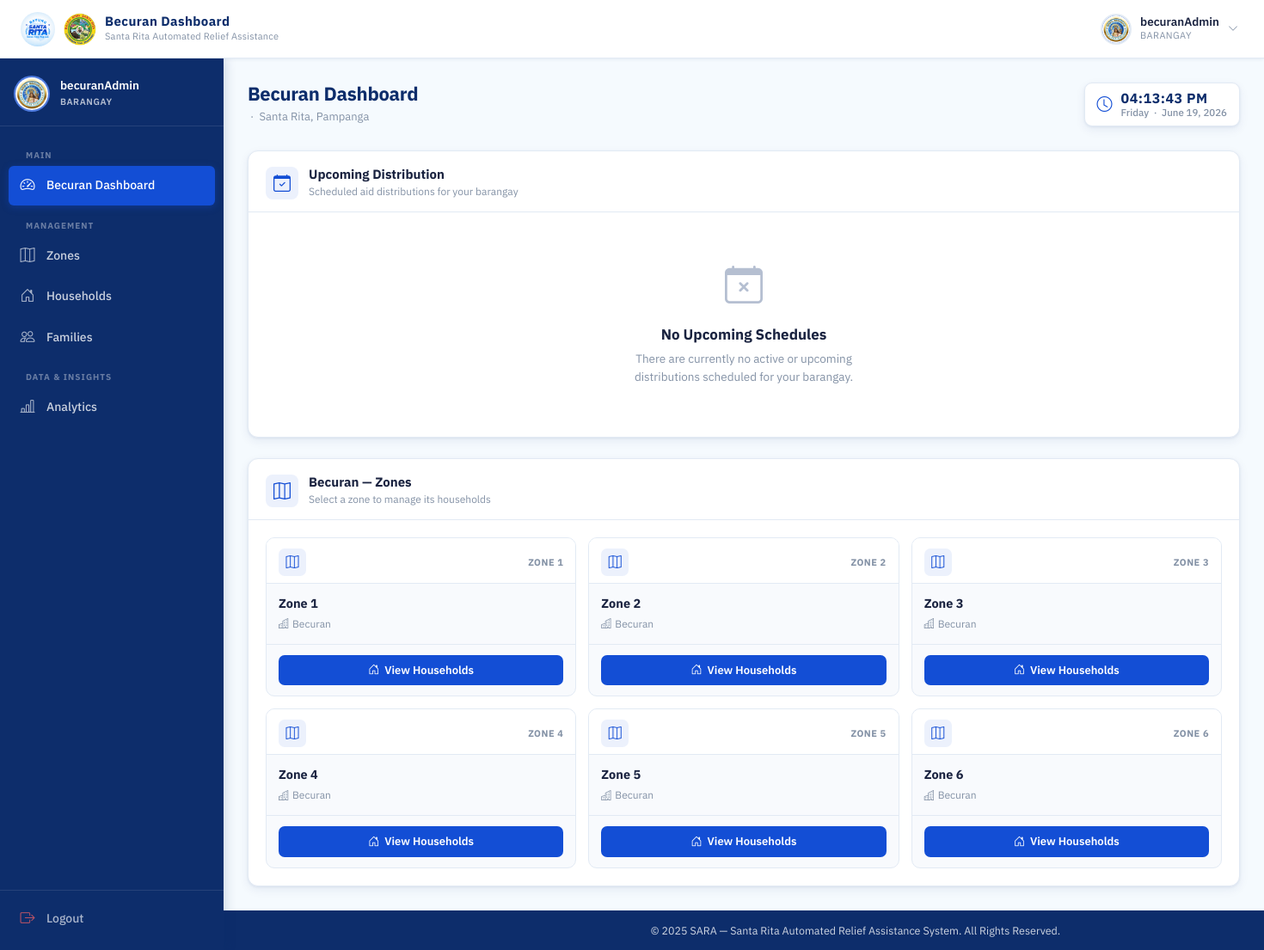
The app's page /barangay/dashboard/ (signed in) with its own data.
### accounts/models.py (models this page shows, shortened)
class Barangay(models.Model):
    name = models.CharField(max_length=100, unique=True)
    def __str__(self):
        return self.name

class User(AbstractUser):
    ROLE_CHOICES = (
        ('MSWDO', 'MSWDO Admin'),
        ('MSWDO_STAFF', 'MSWDO Staff'),
        ('BARANGAY', 'Barangay Admin'),
    )
    email = models.EmailField(unique=True)
    role = models.CharField(max_length=20, choices=ROLE_CHOICES)
    barangay = models.ForeignKey(
        'Barangay', on_delete=models.SET_NULL, blank=True, null=True, related_name='users'
    )
    is_active = models.BooleanField(default=True)
    middle_name = models.CharField(max_length=150, blank=True)
    suffix = models.CharField(max_length=10, blank=True, null=True)
    position = models.CharField(max_length=100, blank=True)
    SEX_CHOICES = (
        ('M', 'Male'),
        ('F', 'Female'),
    )
    sex = models.CharField(max_length=1, choices=SEX_CHOICES, blank=True)
    birthdate = models.DateField(blank=True, null=True)
    contact_number = models.CharField(
        max_length=13,
        blank=True,
        validators=[
            RegexValidator(
                regex=r'^(09|\+639)\d{9}$',
                message="Phone number must be entered in the format: '09XXXXXXXXX' or '+639XXXXXXXXX'."
            )
        ]
    )
    profile_image = models.ImageField(upload_to=user_profile_image_path, blank=True, null=True)

### households/models.py (models this page shows, shortened)
class Zone(models.Model):
    barangay = models.ForeignKey(Barangay, on_delete=models.CASCADE, related_name='zones')
    name = models.CharField(max_length=50)

### core/views.py (the view)
# urls.py: path('barangay/dashboard/', views.barangay_dashboard, name='barangay_dashboard'),
@login_required(login_url='login')
@session_protected
def barangay_dashboard(request):
    if request.user.role != 'BARANGAY':
        return HttpResponseForbidden("Access Denied")
    barangay_obj = request.user.barangay  # ForeignKey object or name — adjust below
    zones = Zone.objects.filter(barangay=barangay_obj)
    now = timezone.localtime(timezone.now())
    AidSchedule.objects.filter(end_datetime__lt=now, is_active=True).update(is_active=False)
    active_schedules = AidSchedule.objects.filter(
        schedule_datetime__lte=now,
        end_datetime__gte=now,
        is_active=True
    ).filter(
        Q(barangay=barangay_obj) | Q(barangay__isnull=True)
    )
    upcoming_schedules = AidSchedule.objects.filter(
        schedule_datetime__gt=now,
        is_active=True
    ).filter(
        Q(barangay=barangay_obj) | Q(barangay__isnull=True)
    )
    return render(request, 'core/barangay_dashboard.html', {
        'barangay': barangay_obj,
        'zones': zones,
        'active_schedules': active_schedules,
        'upcoming_schedules': upcoming_schedules,
    })

### accounts/context_processors.py (called while the page is built)
def auth_required(request):
    return {
        'requires_auth': request.user.is_authenticated
    }

### core/templates/core/barangay_dashboard.html (shortened to what this page needs)
{% extends 'base.html' %}
{% load static %}
{% block navbar_title %}{{ barangay }} Dashboard{% endblock %}
{% block css %}
<link rel="stylesheet" href="{% static 'css/mswdo_dashboard.css' %}">
<link rel="stylesheet" href="{% static 'css/barangay_accounts.css' %}">
<link rel="stylesheet" href="{% static 'css/barangay_list.css' %}">
<link rel="stylesheet" href="{% static 'css/households.css' %}">
{% endblock %}
{% block content %}
<div class="dash-page-header">
  <div>
    <h1 class="dash-page-title">{{ barangay }} Dashboard</h1>
    <p class="dash-page-sub">
      &nbsp;·&nbsp; Santa Rita, Pampanga
    </p>
  </div>
  <div class="dash-header-actions">
    <div class="dash-clock">
      <i class="bi bi-clock dash-clock__icon"></i>
      <div class="dash-clock__body">
        <span class="dash-clock__time" id="dashTime"></span>
        <span class="dash-clock__date">
          <span id="dashDay"></span>
          &nbsp;&middot;&nbsp;
          <span id="dashDate"></span>
        </span>
      </div>
    </div>
  </div>
</div>
<div class="dash-panel mb-4">
  <div class="dash-panel__header">
    <div class="dash-panel__header-left">
      <i class="bi bi-calendar-check dash-panel__icon"></i>
      <div>
        <h2 class="dash-panel__title">Upcoming Distribution</h2>
        <p class="dash-panel__sub">Scheduled aid distributions for your barangay</p>
      </div>
    </div>
  </div>
  <div class="dash-panel__body">
    <div id="schedules-empty" style="display: none;">
      <div class="brgy-empty" style="padding: 32px 0 20px;">
        <i class="bi bi-calendar-x"></i>
        <h3>No Upcoming Schedules</h3>
        <p>There are currently no active or upcoming distributions scheduled for your barangay.</p>
      </div>
    </div>
  </div>
</div>
<div class="dash-panel">
  <div class="dash-panel__header">
    <div class="dash-panel__header-left">
      <i class="bi bi-map dash-panel__icon"></i>
      <div>
        <h2 class="dash-panel__title">{{ barangay }} — Zones</h2>
        <p class="dash-panel__sub">Select a zone to manage its households</p>
      </div>
    </div>
  </div>
  <div class="dash-panel__body">
    {% if zones %}
    <div class="zone-grid">
      {% for zone in zones %}
      <div class="zone-card">
        <div class="zone-card__header">
          <div class="zone-card__icon-wrap"><i class="bi bi-map"></i></div>
          <span class="zone-card__number">Zone {{ forloop.counter }}</span>
        </div>
        <div class="zone-card__body">
          <h3 class="zone-card__name">{{ zone.name }}</h3>
          <p class="zone-card__barangay"><i class="bi bi-buildings me-1"></i>{{ barangay }}</p>
        </div>
        <div class="zone-card__footer">
          <a href="{% url 'zone_detail' zone.id %}" class="btn-dash-primary zone-card__btn">
            <i class="bi bi-house-door"></i> View Households
          </a>
        </div>
      </div>
      {% endfor %}
    </div>
    {% else %}
    <div class="brgy-empty" style="padding: 32px 0 20px;">
      <i class="bi bi-map"></i>
      <h3>No Zones Found</h3>
      <p>No zones have been set up for {{ barangay }} yet.</p>
    </div>
    {% endif %}
  </div>
</div>
{% endblock %}

### templates/base.html (shortened to what this page needs)
{% load static %}
<!DOCTYPE html>
<html lang="en">
<head>
  <link href="https://cdn.jsdelivr.net/npm/bootstrap@5.3.2/dist/css/bootstrap.min.css" rel="stylesheet">
  <link href="https://cdn.jsdelivr.net/npm/bootstrap-icons@1.11.3/font/bootstrap-icons.min.css" rel="stylesheet">
  <link rel="stylesheet" href="{% static 'css/base.css' %}">
  {% block css %}{% endblock %}
</head>
<body>
<div class="page-wrapper">
  <nav class="topbar" id="topbar">
    <div class="topbar-left">
      <a class="topbar-brand" href="#">
        <img src="{% static 'images/logo.jpg' %}" alt="SARA Logo" class="topbar-logo">
        <img src="{% static 'images/SRP.png' %}" alt="SRP Logo" class="topbar-logo topbar-logo--srp">
        <div class="topbar-title-group">
          <span class="topbar-title">{% block navbar_title %}SARA SYSTEM{% endblock %}</span>
          <span class="topbar-subtitle">Santa Rita Automated Relief Assistance</span>
        </div>
      </a>
    </div>
    {% if user.is_authenticated %}
    <div class="topbar-right">
      <div class="topbar-user" id="userDropdownToggle">
        <div class="topbar-avatar">
          {% if user.profile_image %}
            <img src="{{ user.profile_image.url }}" alt="{{ user.get_full_name }}">
          {% else %}
            <span class="avatar-initials">
              {{ user.first_name|first|upper }}{{ user.last_name|first|upper }}
            </span>
          {% endif %}
        </div>
        <div class="topbar-user-info">
          <span class="topbar-username">{{ user.get_full_name|default:user.username }}</span>
          <span class="topbar-role">{{ user.role|default:"User" }}</span>
        </div>
        <i class="bi bi-chevron-down topbar-chevron" id="userChevron"></i>
      </div>
    </div>
    {% endif %}
  </nav>
  {% if user.is_authenticated %}
  <aside class="sidebar" id="sidebar">
    <div class="sidebar-header">
      <div class="sidebar-user-card">
        <div class="sidebar-avatar">
          {% if user.profile_image %}
            <img src="{{ user.profile_image.url }}" alt="{{ user.get_full_name }}">
          {% else %}
            <span class="avatar-initials avatar-initials--lg">
              {{ user.first_name|first|upper }}{{ user.last_name|first|upper }}
            </span>
          {% endif %}
        </div>
        <div class="sidebar-user-info">
          <span class="sidebar-username">{{ user.get_full_name|default:user.username }}</span>
          <span class="sidebar-role-badge">{{ user.role|default:"User" }}</span>
        </div>
      </div>
    </div>
    <nav class="sidebar-body">
      <ul class="sidebar-nav">
        {% if user.role == 'BARANGAY' %}
        <li class="sidebar-section-label">Main</li>
        <li class="sidebar-item">
          <a href="{% url 'barangay_dashboard' %}" class="sidebar-link {% if request.resolver_match.url_name == 'barangay_dashboard' %}active{% endif %}">
            <i class="bi bi-speedometer2"></i>
            <span>{{ user.barangay }} Dashboard</span>
          </a>
        </li>
        <li class="sidebar-section-label">Management</li>
        <li class="sidebar-item">
          <a href="#" class="sidebar-link">
            <i class="bi bi-map"></i>
            <span>Zones</span>
          </a>
        </li>
        <li class="sidebar-item">
          <a href="#" class="sidebar-link">
            <i class="bi bi-house-door"></i>
            <span>Households</span>
          </a>
        </li>
        <li class="sidebar-item">
          <a href="#" class="sidebar-link">
            <i class="bi bi-people"></i>
            <span>Families</span>
          </a>
        </li>
        <li class="sidebar-section-label">Data & Insights</li>
        <li class="sidebar-item">
          <a href="{% url 'barangay_analytics' %}" class="sidebar-link {% if request.resolver_match.url_name == 'barangay_analytics' %}active{% endif %}">
            <i class="bi bi-bar-chart-line"></i>
            <span>Analytics</span>
          </a>
        </li>
        {% endif %}
      </ul>
    </nav>
    <div class="sidebar-footer">
      <a href="{% url 'logout' %}" class="sidebar-link sidebar-logout">
        <i class="bi bi-box-arrow-right"></i>
        <span>Logout</span>
      </a>
    </div>
  </aside>
  {% endif %}
  <main class="{% if user.is_authenticated %}main-content{% endif %}">
    {% block content %}{% endblock %}
  </main>
  <footer class="{% if user.is_authenticated %}footer footer--dashboard{% else %}footer{% endif %}">
    <div class="footer-content">
      <p>&copy; 2025 SARA &mdash; Santa Rita Automated Relief Assistance System. All Rights Reserved.</p>
    </div>
  </footer>
</div>
</body>
</html>

### static/css/mswdo_dashboard.css (style rules this page uses)
:root { --card-radius: 12px; --panel-radius: 12px; --shadow-card: 0 1px 3px rgba(13, 45, 107, 0.07), 0 4px 12px rgba(13, 45, 107, 0.07); --shadow-hover: 0 4px 18px rgba(13, 45, 107, 0.14); --teal: #0d7377; --teal-light: #e6f4f4; --amber: #b45309; --amber-light: #fef3c7; --green: #166534; --green-light: #dcfce7; --indigo: #3730a3; --indigo-light: #ede9fe; }
.dash-page-header { display: flex; align-items: flex-start; justify-content: space-between; gap: 16px; margin-bottom: 28px; flex-wrap: wrap; }
.dash-page-title { font-size: 22px; font-weight: 700; color: var(--primary); margin: 0 0 4px; letter-spacing: -0.3px; }
.dash-page-sub { font-size: 13px; color: var(--text-muted); margin: 0; }
.dash-header-actions { display: flex; gap: 10px; align-items: center; flex-shrink: 0; }
.btn-dash-primary { display: inline-flex; align-items: center; gap: 6px; background-color: var(--secondary); color: #fff; border: none; border-radius: 7px; padding: 9px 18px; font-size: 13.5px; font-weight: 600; cursor: pointer; transition: background var(--transition), box-shadow var(--transition); font-family: var(--font); text-decoration: none; }
.dash-panel { background: var(--white); border: 1px solid var(--border); border-radius: var(--panel-radius); box-shadow: var(--shadow-card); overflow: hidden; }
.dash-panel__header { display: flex; align-items: center; justify-content: space-between; padding: 18px 20px 14px; border-bottom: 1px solid var(--border); }
.dash-panel__header-left { display: flex; align-items: center; gap: 12px; }
.dash-panel__icon { font-size: 20px; color: var(--secondary); width: 38px; height: 38px; background: rgba(19, 78, 213, 0.08); border-radius: 8px; display: flex; align-items: center; justify-content: center; flex-shrink: 0; }
.dash-panel__title { font-size: 15px; font-weight: 700; color: var(--text-main); margin: 0 0 2px; line-height: 1.2; }
.dash-panel__sub { font-size: 12px; color: var(--text-muted); margin: 0; }
.dash-panel__body { padding: 20px; }
.dash-clock { display: flex; align-items: center; gap: 10px; background: var(--white); border: 1px solid var(--border); border-radius: 9px; padding: 8px 14px; box-shadow: var(--shadow-card); }
.dash-clock__icon { font-size: 18px; color: var(--secondary); flex-shrink: 0; }
.dash-clock__body { display: flex; flex-direction: column; line-height: 1.2; }
.dash-clock__time { font-size: 16px; font-weight: 700; color: var(--primary); letter-spacing: 0.5px; font-variant-numeric: tabular-nums; }
.dash-clock__date { font-size: 11.5px; color: var(--text-muted); font-weight: 500; white-space: nowrap; }

### static/css/barangay_list.css (style rules this page uses)
.brgy-empty { text-align: center; padding: 52px 24px; color: var(--text-muted); }
.brgy-empty i { font-size: 44px; display: block; margin-bottom: 14px; opacity: 0.3; color: var(--primary); }
.brgy-empty h3 { font-size: 17px; font-weight: 700; color: var(--text-main); margin-bottom: 8px; }
.brgy-empty p { font-size: 13.5px; margin-bottom: 20px; max-width: 320px; margin-left: auto; margin-right: auto; }
.zone-grid { display: grid; grid-template-columns: repeat(3, 1fr); gap: 14px; }
.zone-card { background: #f8fafd; border: 1px solid var(--border); border-radius: 10px; overflow: hidden; display: flex; flex-direction: column; transition: box-shadow var(--transition), border-color var(--transition), transform var(--transition); }
.zone-card__header { display: flex; align-items: center; justify-content: space-between; padding: 12px 14px 8px; border-bottom: 1px solid var(--border); background: var(--white); }
.zone-card__icon-wrap { width: 32px; height: 32px; border-radius: 7px; background: rgba(19, 78, 213, 0.08); color: var(--secondary); font-size: 15px; display: flex; align-items: center; justify-content: center; }
.zone-card__number { font-size: 11px; font-weight: 700; text-transform: uppercase; letter-spacing: 0.5px; color: var(--text-muted); }
.zone-card__body { flex: 1; padding: 14px; }
.zone-card__name { font-size: 14.5px; font-weight: 700; color: var(--text-main); margin: 0 0 5px; line-height: 1.3; }
.zone-card__barangay { font-size: 12px; color: var(--text-muted); margin: 0; display: flex; align-items: center; }
.zone-card__footer { padding: 12px 14px; border-top: 1px solid var(--border); }
.zone-card__btn { width: 100%; justify-content: center; font-size: 13px; padding: 8px 14px; }

### records on screen
Barangay: name "Becuran"
User: profile_image (picture), get_full_name "becuranAdmin", role "BARANGAY", barangay "Becuran"
Zone: name "Zone 1"
Zone: name "Zone 2"
Zone: name "Zone 3"
Zone: name "Zone 4"
Zone: name "Zone 5"
Zone: name "Zone 6"
